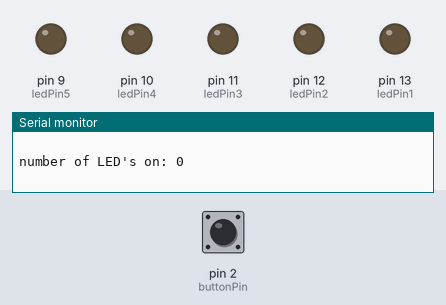
Bench run of a sketch on a simulated Arduino Uno, built with avr-gcc and run on an emulated ATmega328P. Parts: output pins drawn as LEDs (lit = HIGH), the last lines printed to the serial monitor. Inputs (shaded band) come from the test bench; at power-on: pin 2 (buttonPin) LOW.

Above: at 1.2 s.
1.3 s: pin 2 (buttonPin) pulled HIGH for 0.15 s
At 1.7 s:
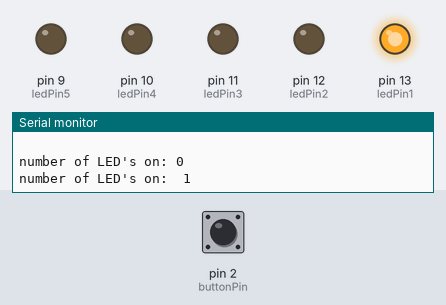
2.9 s: pin 2 (buttonPin) pulled HIGH for 1 s
At 4.1 s:
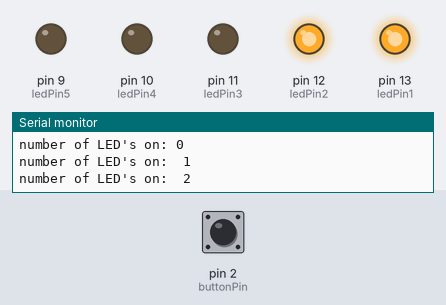
5.4 s: pin 2 (buttonPin) pulled HIGH for 0.15 s
At 6.0 s:
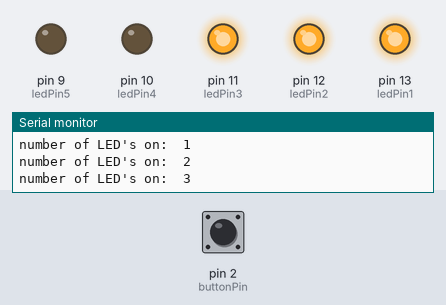
7.0 s: pin 2 (buttonPin) pulled HIGH for 3.2 s
At 8.4 s:
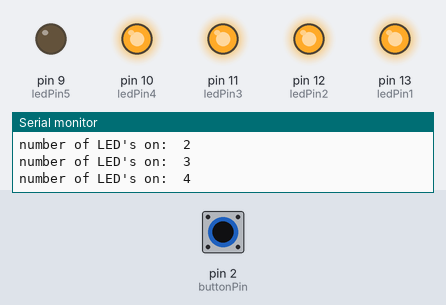
11.7 s: pin 2 (buttonPin) pulled HIGH for 0.15 s
At 12.0 s:
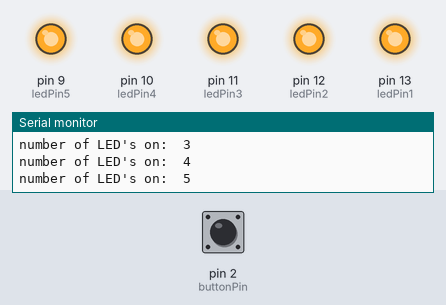
Timing chart, 0 to 14.3 s (numbered marks = the images above; inputs shaded):
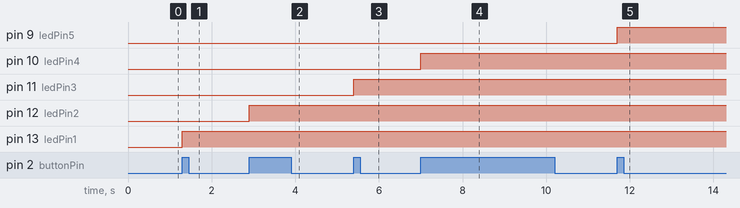

The sketch:

LED_Button_Change_Detector.ino
```cpp
const int  buttonPin = 2;
const int ledPin1 = 13;
const int ledPin2 = 12;
const int ledPin3 = 11;
const int ledPin4 = 10;
const int ledPin5 = 9;

int buttonPushCounter = 0;
int buttonState = 0;
int lastButtonState = 0;

void setup()
{
  pinMode(buttonPin, INPUT);
  pinMode(ledPin1, OUTPUT);
  pinMode(ledPin2, OUTPUT);
  pinMode(ledPin3, OUTPUT);
  pinMode(ledPin4, OUTPUT);
  pinMode(ledPin5, OUTPUT);
  Serial.begin(9600);
  Serial.println(" ");
  Serial.println("number of LED's on: 0 ");
}

void loop()
{
  buttonState = digitalRead(buttonPin);
  if (buttonState != lastButtonState)
  {
    if (buttonState == HIGH)
    {
      buttonPushCounter++;
      if (buttonPushCounter > 5)
          {
            buttonPushCounter = 0;
          }
      Serial.print("number of LED's on:  ");
      Serial.println(buttonPushCounter);
    }
  }
  lastButtonState = buttonState;
      if (buttonPushCounter == 0)
      {
        digitalWrite(ledPin1, LOW);
        digitalWrite(ledPin2, LOW);
        digitalWrite(ledPin3, LOW);
        digitalWrite(ledPin4, LOW);
        digitalWrite(ledPin5, LOW);
      }
      if (buttonPushCounter == 1)
      {
        digitalWrite(ledPin1, HIGH);
      }
      if (buttonPushCounter == 2)
      {
        digitalWrite(ledPin2, HIGH);

      }
        if (buttonPushCounter == 3)
      {
        digitalWrite(ledPin3, HIGH);
      }
        if (buttonPushCounter == 4)
      {
        digitalWrite(ledPin4, HIGH);
      }
        if (buttonPushCounter == 5)
      {
        digitalWrite(ledPin5, HIGH);
      }
        if (buttonPushCounter > 5)
        {
            buttonPushCounter = 0;
        }
}
```

Measured:
- after the input at 1.3 s, pin 13 (ledPin1): LOW → HIGH at once
- after the input at 2.9 s, pin 12 (ledPin2): LOW → HIGH at once
- after the input at 5.4 s, pin 11 (ledPin3): LOW → HIGH at once
- after the input at 7.0 s, pin 10 (ledPin4): LOW → HIGH at once
- after the input at 11.7 s, pin 9 (ledPin5): LOW → HIGH at once
